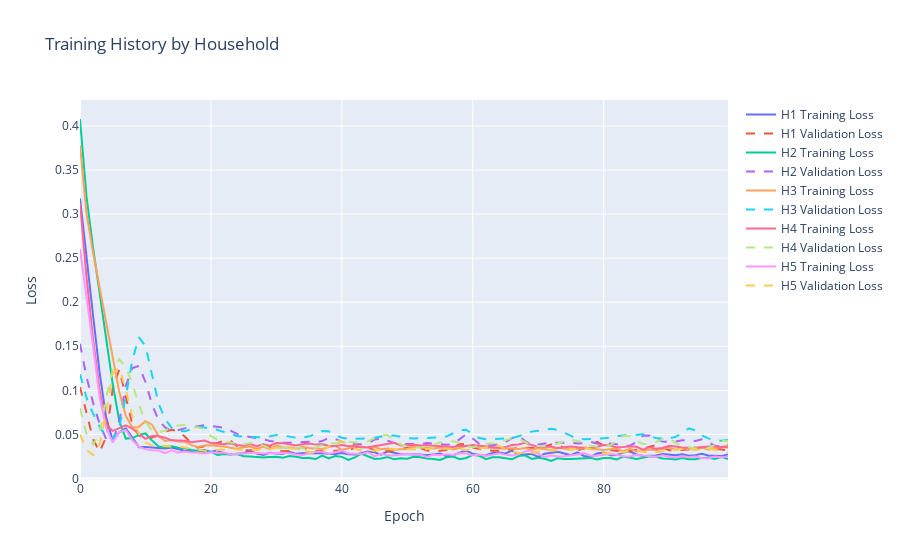
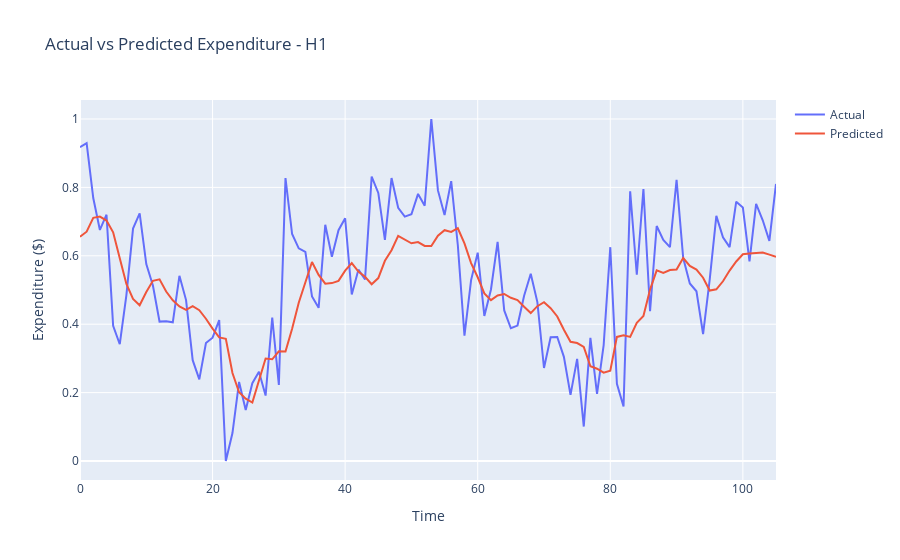
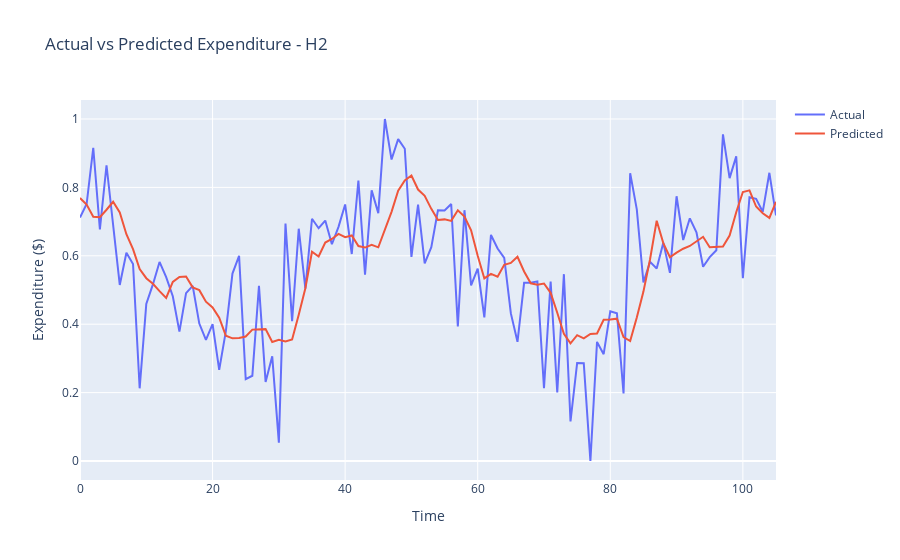
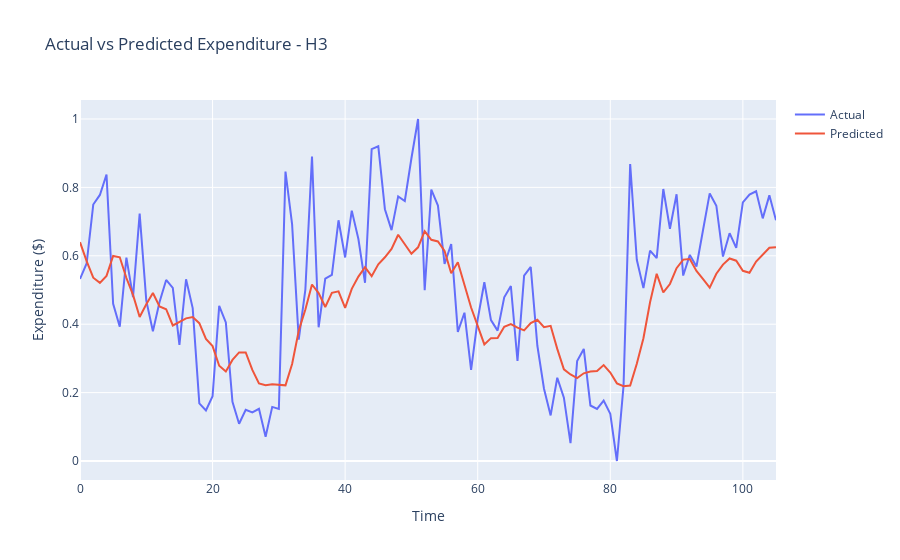

Write notebook code for charts like these, in order.
### Code cell
import sys
import os
from pathlib import Path

# Add parent directory to Python path
notebook_dir = Path(os.getcwd())
project_dir = notebook_dir.parent
sys.path.append(str(project_dir))


# notebooks/02_model_training.ipynb

import pandas as pd
import numpy as np
from src.data_processor import DataProcessor
from src.models.expenditure_predictor import ExpenditurePredictor
import plotly.graph_objects as go

# Prepare data
processor = DataProcessor()
df = processor.load_household_data('../data/sample_household_data.csv')

# Train separate models for each household
household_models = {}
household_metrics = {}

for household in df['HouseholdID'].unique():
    print(f"\nTraining model for {household}")
    
    # Filter data for current household
    household_df = df[df['HouseholdID'] == household].copy()
    X, y = processor.prepare_training_data(household_df)
    
    # Split data
    train_size = int(len(X) * 0.8)
    X_train, X_test = X[:train_size], X[train_size:]
    y_train, y_test = y[:train_size], y[train_size:]
    
    # Train model
    predictor = ExpenditurePredictor()
    history = predictor.train(X_train, y_train)
    
    # Evaluate model
    y_pred = predictor.predict(X_test)
    mse = np.mean((y_test - y_pred.flatten()) ** 2)
    
    # Store model and metrics
    household_models[household] = predictor
    household_metrics[household] = {
        'mse': mse,
        'history': history
    }
    
    print(f"MSE for {household}: {mse:.4f}")

# Visualize training history for each household
fig = go.Figure()
for household, metrics in household_metrics.items():
    history = metrics['history']
    fig.add_trace(go.Scatter(
        y=history.history['loss'],
        name=f'{household} Training Loss',
        mode='lines'
    ))
    fig.add_trace(go.Scatter(
        y=history.history['val_loss'],
        name=f'{household} Validation Loss',
        mode='lines',
        line=dict(dash='dash')
    ))

fig.update_layout(
    title='Training History by Household',
    xaxis_title='Epoch',
    yaxis_title='Loss',
    hovermode='x unified'
)
fig.show()

# Compare predictions vs actual for each household
for household in household_models:
    household_df = df[df['HouseholdID'] == household].copy()
    X, y = processor.prepare_training_data(household_df)
    
    # Get predictions
    y_pred = household_models[household].predict(X)
    
    # Plot actual vs predicted
    fig = go.Figure()
    fig.add_trace(go.Scatter(
        y=y,
        name='Actual',
        mode='lines'
    ))
    fig.add_trace(go.Scatter(
        y=y_pred.flatten(),
        name='Predicted',
        mode='lines'
    ))
    
    fig.update_layout(
        title=f'Actual vs Predicted Expenditure - {household}',
        xaxis_title='Time',
        yaxis_title='Expenditure ($)',
        hovermode='x unified'
    )
    fig.show()
